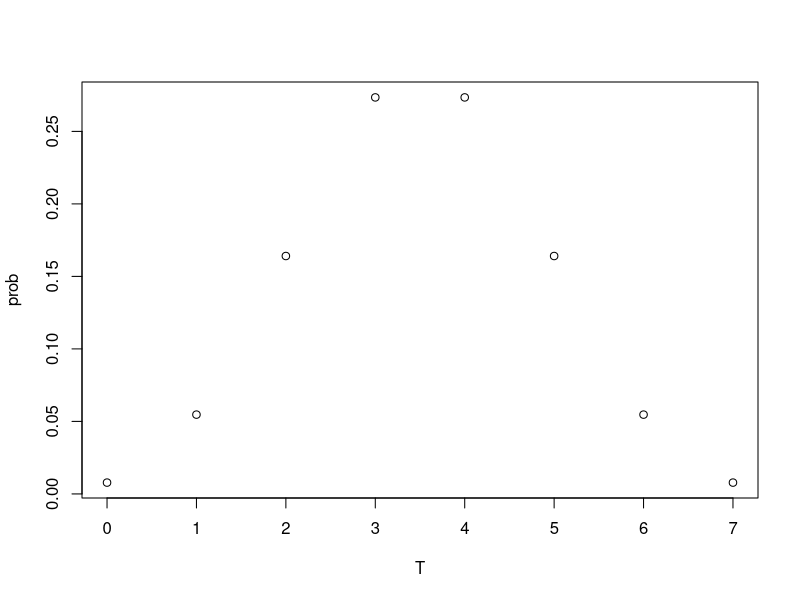

The R script that drew this image:
## ---- chunk 1
knitr::opts_chunk$set(echo = TRUE)
## ---- chunk 2
# n=7
# the pmf plot
dbinom(0:7,7,0.5)
plot(0:7, dbinom(0:7,7,0.5),ylab = "prob", xlab="T")
# alpha=0.05, one side
qbinom(0.05,7,0.5,lower.tail = F)
## ---- chunk 3
# n=7(sequence)
